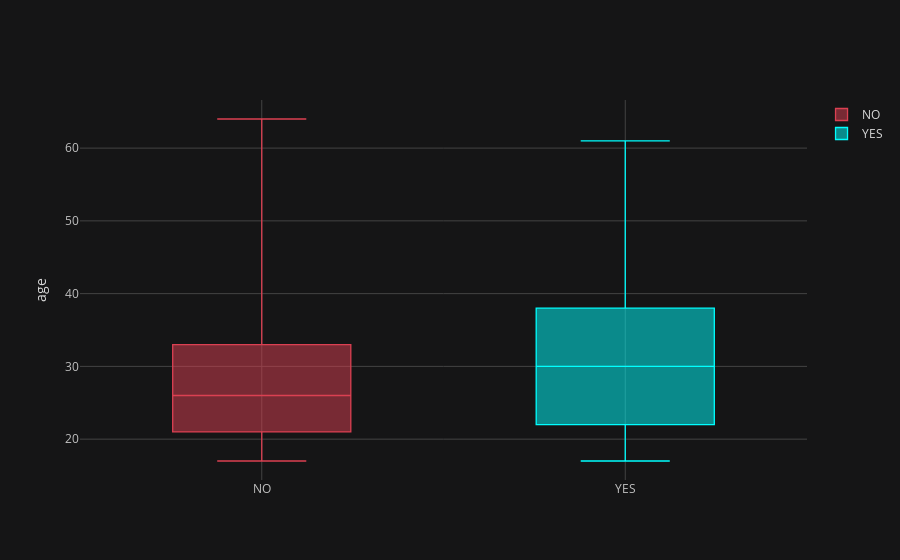

Source (notebook cell):
### Markdown cell above
AGE DISTRIBUTION ACCORDING TO CLASS

### Code cell
df[['age', 'Class/ASD']].pivot(columns='Class/ASD', values='age').sort_values(by='NO').iplot(kind='box', theme='solar', color=['red', 'cyan'], yTitle='age')

### Figure 1 — Plotly figure (JSON) as saved in the notebook; plotly's stock layout.template omitted (floating-point values rounded to 4 significant figures; data arrays with more than 128 entries replaced by an {"elided": "..."} marker saying what was removed)
{"data": [{"boxpoints": false, "line": {"width": 1.3}, "marker": {"color": "rgba(219, 64, 82, 1.0)"}, "name": "NO", "orientation": "v", "type": "box", "y": {"elided": "701 int values"}}, {"boxpoints": false, "line": {"width": 1.3}, "marker": {"color": "rgba(0, 255, 255, 1.0)"}, "name": "YES", "orientation": "v", "type": "box", "y": {"elided": "701 int values"}}], "layout": {"legend": {"bgcolor": "#151516", "font": {"color": "#D9D9D9"}}, "paper_bgcolor": "#151516", "plot_bgcolor": "#151516", "title": {"font": {"color": "#D9D9D9"}}, "xaxis": {"gridcolor": "#434343", "showgrid": true, "tickfont": {"color": "#C2C2C2"}, "title": {"font": {"color": "#D9D9D9"}, "text": ""}, "zerolinecolor": "#666570"}, "yaxis": {"gridcolor": "#434343", "showgrid": true, "tickfont": {"color": "#C2C2C2"}, "title": {"font": {"color": "#D9D9D9"}, "text": "age"}, "zerolinecolor": "#666570"}}}
